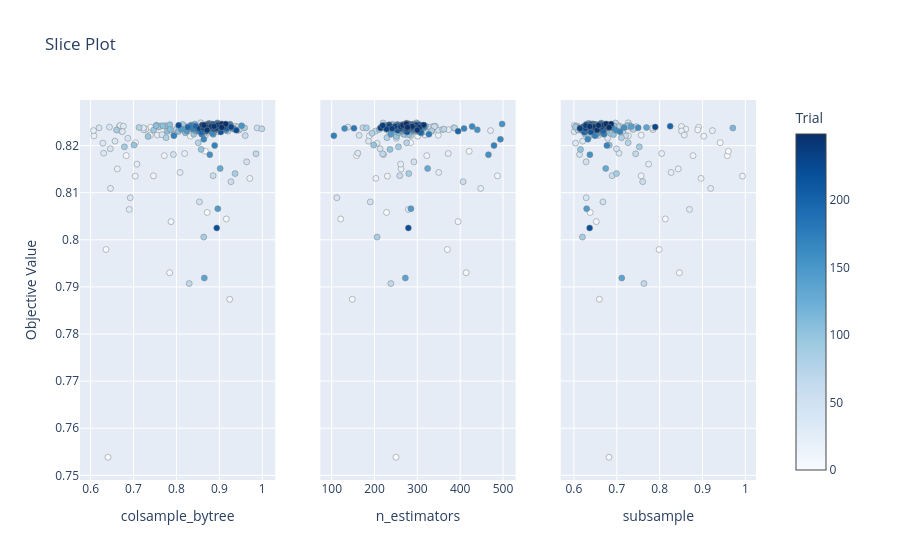

Notebook code cell kept with this figure:
### Markdown cell above
Wykres przedstawia wazność hiperparametrów, wynika z niego ze n_estimators, subsample czy min_child_weight nie znacznie wpływa na końcowy wynik.
Mozemy sprowadzić wartości tych hiperparametrów do stałych aby zmniejszych ryzyko przeuczenia i przyspieszyć optymalizacje.

### Code cell
plot_slice(study, params=["n_estimators", "subsample", "colsample_bytree"])

### Figure 1 — Plotly figure (JSON) as saved in the notebook; plotly's stock layout.template omitted (floating-point values rounded to 4 significant figures; data arrays with more than 128 entries replaced by an {"elided": "..."} marker saying what was removed)
{"data": [{"marker": {"color": {"elided": "250 int values"}, "colorbar": {"title": {"text": "Trial"}, "x": 1, "xpad": 40}, "colorscale": [[0, "rgb(247,251,255)"], [0.125, "rgb(222,235,247)"], [0.25, "rgb(198,219,239)"], [0.375, "rgb(158,202,225)"], [0.5, "rgb(107,174,214)"], [0.625, "rgb(66,146,198)"], [0.75, "rgb(33,113,181)"], [0.875, "rgb(8,81,156)"], [1, "rgb(8,48,107)"]], "line": {"color": "Grey", "width": 0.5}, "showscale": true}, "mode": "markers", "name": "Feasible Trial", "showlegend": false, "type": "scatter", "x": {"elided": "250 float values"}, "xaxis": "x", "y": {"elided": "250 float values"}, "yaxis": "y"}, {"marker": {"color": {"elided": "250 int values"}, "colorbar": {"title": {"text": "Trial"}, "x": 1, "xpad": 40}, "colorscale": [[0, "rgb(247,251,255)"], [0.125, "rgb(222,235,247)"], [0.25, "rgb(198,219,239)"], [0.375, "rgb(158,202,225)"], [0.5, "rgb(107,174,214)"], [0.625, "rgb(66,146,198)"], [0.75, "rgb(33,113,181)"], [0.875, "rgb(8,81,156)"], [1, "rgb(8,48,107)"]], "line": {"color": "Grey", "width": 0.5}, "showscale": false}, "mode": "markers", "name": "Feasible Trial", "showlegend": false, "type": "scatter", "x": {"elided": "250 int values"}, "xaxis": "x2", "y": {"elided": "250 float values"}, "yaxis": "y2"}, {"marker": {"color": {"elided": "250 int values"}, "colorbar": {"title": {"text": "Trial"}, "x": 1, "xpad": 40}, "colorscale": [[0, "rgb(247,251,255)"], [0.125, "rgb(222,235,247)"], [0.25, "rgb(198,219,239)"], [0.375, "rgb(158,202,225)"], [0.5, "rgb(107,174,214)"], [0.625, "rgb(66,146,198)"], [0.75, "rgb(33,113,181)"], [0.875, "rgb(8,81,156)"], [1, "rgb(8,48,107)"]], "line": {"color": "Grey", "width": 0.5}, "showscale": false}, "mode": "markers", "name": "Feasible Trial", "showlegend": false, "type": "scatter", "x": {"elided": "250 float values"}, "xaxis": "x3", "y": {"elided": "250 float values"}, "yaxis": "y3"}], "layout": {"title": {"text": "Slice Plot"}, "xaxis": {"anchor": "y", "domain": [0, 0.2889], "title": {"text": "colsample_bytree"}}, "xaxis2": {"anchor": "y2", "domain": [0.3556, 0.6444], "title": {"text": "n_estimators"}}, "xaxis3": {"anchor": "y3", "domain": [0.7111, 1], "title": {"text": "subsample"}}, "yaxis": {"anchor": "x", "domain": [0, 1], "title": {"text": "Objective Value"}}, "yaxis2": {"anchor": "x2", "domain": [0, 1], "matches": "y", "showticklabels": false}, "yaxis3": {"anchor": "x3", "domain": [0, 1], "matches": "y", "showticklabels": false}}}
